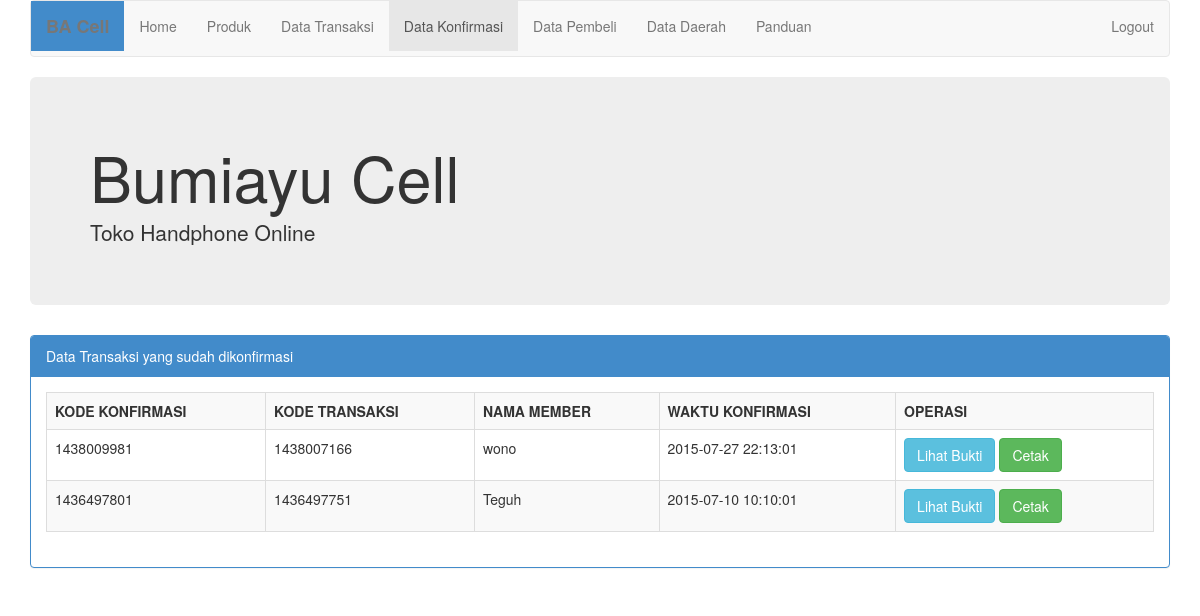
Screenshot of /page/admin/index.php?admin=data_konfirmasi (signed in) with the database file from the repository.
### tables this page shows
CREATE TABLE `konfirmasi_transaksi` (
  `kode_konfirmasi` varchar(20) NOT NULL,
  `kode_transaksi` varchar(20) NOT NULL,
  `tanggal_konfirmasi` datetime NOT NULL,
  `nama_gambar` varchar(255) NOT NULL,
  `lokasi_gambar` varchar(255) NOT NULL,
  PRIMARY KEY (`kode_konfirmasi`)
);

CREATE TABLE `transaksi` (
  `kode_transaksi` varchar(20) NOT NULL,
  `kode_pembeli_on_transaksi` varchar(20) NOT NULL,
  `tanggal_transaksi` date NOT NULL,
  `waktu_transaksi` datetime NOT NULL,
  `diskon` double NOT NULL,
  `biaya_pengiriman` double NOT NULL,
  `total_akhir` double NOT NULL,
  PRIMARY KEY (`kode_transaksi`)
);

CREATE TABLE `member` (
  `kode_member` varchar(20) NOT NULL,
  `nama_member` varchar(50) NOT NULL,
  `nama_tujuan_pengiriman` varchar(50) NOT NULL,
  `jenis_kelamin` varchar(10) NOT NULL,
  `username` varchar(50) NOT NULL,
  `password` varchar(50) NOT NULL,
  `no_telpon` varchar(20) NOT NULL,
  `alamat` text NOT NULL,
  `alamat_pengiriman` text NOT NULL,
  `kode_kecamatan` varchar(50) NOT NULL,
  `kode_kecamatan_pengiriman` varchar(20) NOT NULL,
  `tanggal_bergabung` datetime NOT NULL,
  PRIMARY KEY (`kode_member`)
);

### page/db/koneksi.php (called while the page is built, shortened)
<?php
class Koneksi {
    public static function connect() {
        $con = new mysqli(HOST, USERNAME, PASSWORD, DATABASE_NAME, PORT);
        return $con;
    }
}

### page/model/konfirmasi_model.php (called while the page is built, shortened)
<?php
include_once '../db/koneksi.php';
class Konfirmasi {
    private $kodeKonfirmasi;
    private $kodeTransaksi;
    private $tanggalKonfirmasi;
    public function getKodeKonfirmasi() {
        return $this->kodeKonfirmasi;
    }
    public function getKodeTransaksi() {
        return $this->kodeTransaksi;
    }
    public function getTanggalKonfirmasi() {
        return $this->tanggalKonfirmasi;
    }
    public function setKodeKonfirmasi($kodeKonfirmasi) {
        $this->kodeKonfirmasi = $kodeKonfirmasi;
    }
    public function setKodeTransaksi($kodeTransaksi) {
        $this->kodeTransaksi = $kodeTransaksi;
    }
    public function setTanggalKonfirmasi($tanggalKonfirmasi) {
        $this->tanggalKonfirmasi = $tanggalKonfirmasi;
    }
}
class KonfirmasiDaoImpl implements KonfirmasiDao {
    private $con;
    public function __construct() {
        $this->con = Koneksi::connect();
    }
    public function findAllLimit($start, $batch) {
        $hasil = array();
        $query = "SELECT kode_konfirmasi, kode_transaksi, tanggal_konfirmasi, nama_gambar, lokasi_gambar FROM konfirmasi_transaksi ORDER BY tanggal_konfirmasi DESC LIMIT ?,?";
        $prep = $this->con->prepare($query);
        $prep->bind_param('ii', $start, $batch);
        $prep->execute();
        $prep->bind_result($a, $b, $c, $d, $e);
        while ($prep->fetch()) {
            $k = new Konfirmasi();
            $k->setKodeKonfirmasi($a);
            $k->setKodeTransaksi($b);
            $k->setTanggalKonfirmasi($c);
            $k->setNamaGambar($d);
            $k->setLokasiGambar($e);
            $hasil[] = $k;
        }
        return $hasil;
    }
}

### page/model/petugas_model.php (called while the page is built, shortened)
<?php
include_once '../db/koneksi.php';
class PetugasDaoImpl implements PetugasDao {
    private $con;
    public function __construct() {
        $this->con = Koneksi::connect();
    }
    public function login($username, $password) {
        $p = new Petugas();
        $query = "SELECT kode_petugas, nama_petugas, jenis_kelamin, username, password, no_telpon, alamat FROM petugas WHERE username = ? AND password = ?";
        $prep = $this->con->prepare($query);
        $prep->bind_param('ss', $username, $password);
        $prep->execute();
        $prep->bind_result($a, $b, $c, $d, $e, $f, $g);
        if ($prep->fetch()) {
            $p->setKodePetugas($a);
            $p->setNamaPetugas($b);
            $p->setJenisKelamin($c);
            $p->setUsername($d);
            $p->setPassword($e);
            $p->setNoTelpon($f);
            $p->setAlamat($g);
        }
        return $p;
    }
}

### page/model/transaksi_model.php (called while the page is built, shortened)
<?php
include_once '../db/koneksi.php';
class Transaksi {
    private $namaPembeli;
    public function getNamaPembeli() {
        return $this->namaPembeli;
    }
    public function setNamaPembeli($namaPembeli) {
        $this->namaPembeli = $namaPembeli;
    }
}
class TransaksiDaoImpl implements TransaksiDao {
    private $con;
    public function __construct() {
        $this->con = Koneksi::connect();
    }
    public function findOne($kodeTransaksi) {
        $t = new Transaksi();
        $query = "SELECT kode_transaksi, kode_pembeli_on_transaksi,nama_member, tanggal_transaksi, waktu_transaksi, diskon, biaya_pengiriman, total_akhir FROM transaksi,member WHERE transaksi.kode_pembeli_on_transaksi=member.kode_member AND kode_transaksi = ?";
        $prep = $this->con->prepare($query);
        $prep->bind_param('s', $kodeTransaksi);
        $prep->execute();
        $prep->bind_result($a, $b, $c, $d, $e, $f, $g, $h);
        if ($prep->fetch()) {
            $t = new Transaksi();
            $t->setKodeTransaksi($a);
            $t->setKodePembeli($b);
            $t->setNamaPembeli($c);
            $t->setTanggalTransaksi($d);
            $t->setWaktuTransaksi($e);
            $t->setDiskon($f);
            $t->setBiayaPengiriman($h);
            $t->setTotalAkhir($h);
        }
        return $t;
    }
}

### page/admin/data_konfirmasi.php (the view, shortened to what this page needs)
<div class="navbar navbar-default" role="navigation">
    <div class="navbar-header">
        <label class="navbar-brand label-primary">BA Cell</label>
    </div>
    <div class="navbar-collapse collapse">
        <ul class="nav navbar-nav">
            <li><a href="index.php?admin=home"><span>Home</span></a> </li>
            <li><a href="index.php?admin=produk"><span>Produk</span></a></li>
            <li><a href="index.php?admin=data_transaksi"><span>Data Transaksi</span></a></li>
            <li class="active"><a href="index.php?admin=data_konfirmasi">Data Konfirmasi</a></li>
            <li><a href="index.php?admin=data_member"><span>Data Pembeli</span></a></li>
            <li><a href="index.php?admin=data_daerah">Data Daerah</a></li>
            <li><a href="index.php?admin=panduan_belanja"><span>Panduan</span></a></li>
        </ul>
        <ul class="nav navbar-nav navbar-right">
            <li><a href="logout_admin.php">Logout</a></li>
        </ul>
    </div>
</div>
<div class="jumbotron">
    <h1>Bumiayu Cell</h1>
    <p>Toko Handphone Online</p>
</div>
<div class="panel panel-primary">
    <div class="panel-heading">
        Data Transaksi yang sudah dikonfirmasi
    </div>
    <div class="panel-body">
        <table class="table table-bordered table-hover table-striped">
            <tr>
                <th>KODE KONFIRMASI</th>
                <th>KODE TRANSAKSI</th>
                <th>NAMA MEMBER</th>
                <th>WAKTU KONFIRMASI</th>
                <th>OPERASI</th>
            </tr>
            <?php
            include_once '../model/konfirmasi_model.php';
            include_once '../model/transaksi_model.php';
            $kdaof = new KonfirmasiDaoImpl();
            $page = filter_input(INPUT_GET, 'page');
            $batch = 5;
            if (!$page)
                $page = 1;
            $start = ($page - 1) * $batch;
            $data = $kdaof->findAllLimit($start, $batch);
            for ($i = 0; $i < count($data); $i++) {
                $k = $data[$i];
                $kodeKonfirmasi = $k->getKodeKonfirmasi();
                $kodeTransaksi = $k->getKodeTransaksi();
                $waktu = $k->getTanggalKonfirmasi();
                $tdao = new TransaksiDaoImpl();
                $trans = $tdao->findOne($kodeTransaksi);
                $namaMember = $trans->getNamaPembeli();
                ?>
                <tr>
                    <td><?php echo $kodeKonfirmasi; ?></td>
                    <td><?php echo $kodeTransaksi; ?></td>
                    <td><?php echo $namaMember; ?></td>
                    <td><?php echo $waktu; ?></td>
                    <td><a href="index.php?admin=lihat_bukti_konfirmasi&kode_transaksi=<?php echo $kodeTransaksi; ?>" class="btn btn-info" target="blank">Lihat Bukti</a>
                        <a href="cetak_bukti_transaksi.php?kode_transaksi=<?php echo $kodeTransaksi; ?>" class="btn btn-success" target="blank">Cetak</a>
                    </td>
                </tr>
                <?php
            }
            ?>
        </table>
    </div>
</div>

### rows the page displays
transaksi: kode_transaksi "1438007166", member.nama_member "wono"
konfirmasi_transaksi: kode_konfirmasi "1438009981", tanggal_konfirmasi "2015-07-27 22:13:01"
transaksi: kode_transaksi "1436497751", member.nama_member "Teguh"
konfirmasi_transaksi: kode_konfirmasi "1436497801", tanggal_konfirmasi "2015-07-10 10:10:01"
